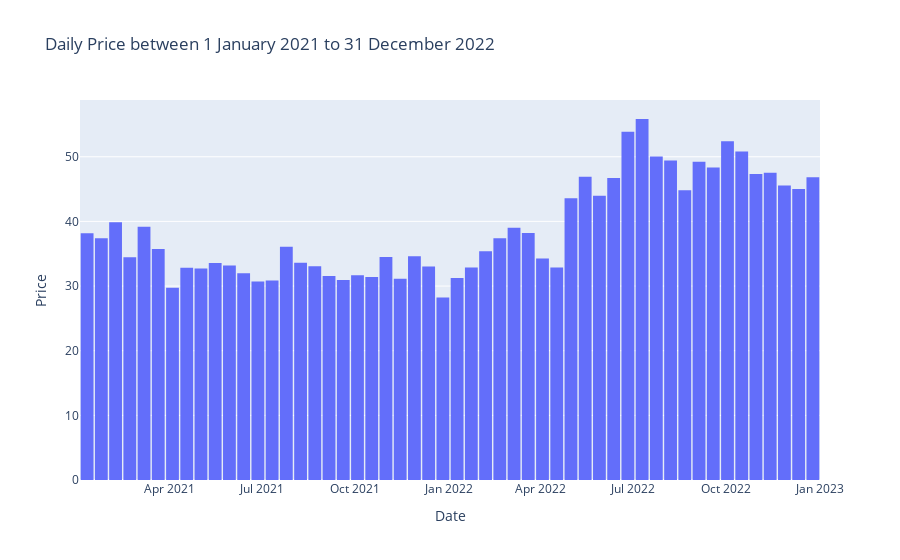

Here is the notebook cell this chart was saved with:
### Code cell
df_daily = df['2021-01-01':'2022-12-31']
fig = px.histogram(df_daily, x = df_daily.index, y = 'BAMLH0A0HYM2', nbins = 100,
                   title = 'Daily Price between 1 January 2021 to 31 December 2022',
                   labels = {'BAMLH0A0HYM2': 'Price'})

fig.update_layout(xaxis_title = 'Date', yaxis_title='Price', bargap=0.1)
fig.show()

### Figure 1 — Plotly figure (JSON) as saved in the notebook; plotly's stock layout.template omitted (floating-point values rounded to 4 significant figures; data arrays with more than 128 entries replaced by an {"elided": "..."} marker saying what was removed)
{"data": [{"alignmentgroup": "True", "bingroup": "x", "histfunc": "sum", "hovertemplate": "DATE=%{x}<br>sum of Price=%{y}<extra></extra>", "legendgroup": "", "marker": {"color": "#636efa", "pattern": {"shape": ""}}, "name": "", "nbinsx": 100, "offsetgroup": "", "orientation": "v", "showlegend": false, "type": "histogram", "x": {"elided": "528 str values"}, "xaxis": "x", "y": {"elided": "528 float values"}, "yaxis": "y"}], "layout": {"bargap": 0.1, "barmode": "relative", "legend": {"tracegroupgap": 0}, "title": {"text": "Daily Price between 1 January 2021 to 31 December 2022"}, "xaxis": {"anchor": "y", "domain": [0, 1], "title": {"text": "Date"}}, "yaxis": {"anchor": "x", "domain": [0, 1], "title": {"text": "Price"}}}}
